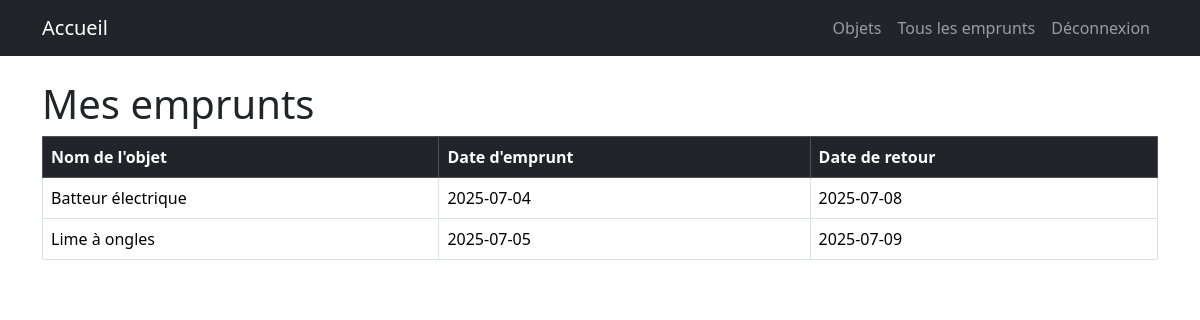
/page/mes_emprunts.php (signed in), run on the app's committed database.
### tables this page shows
CREATE TABLE emprunt (
    id_emprunt INT AUTO_INCREMENT PRIMARY KEY,
    id_objet INT,
    id_membre INT,
    date_emprunt DATE,
    date_retour DATE,
    FOREIGN KEY (id_objet) REFERENCES objet(id_objet),
    FOREIGN KEY (id_membre) REFERENCES membre(id_membre)
);

CREATE TABLE objet (
    id_objet INT AUTO_INCREMENT PRIMARY KEY,
    nom_objet VARCHAR(100),
    id_categorie INT,
    id_membre INT,
    FOREIGN KEY (id_categorie) REFERENCES categorie_objet(id_categorie),
    FOREIGN KEY (id_membre) REFERENCES membre(id_membre)
);

### inc/function.php (called while the page is built, shortened)
<?php
function dbconnect() {
    try {
        $pdo = new PDO('mysql:host=localhost;dbname=emprunt_objet', 'root', '');
        $pdo->setAttribute(PDO::ATTR_ERRMODE, PDO::ERRMODE_EXCEPTION);
        return $pdo;
    } catch (PDOException $e) {
        die("Erreur de connexion : " . $e->getMessage());
    }
}
function getEmpruntsByMembre($id_membre) {
    $pdo = dbconnect();
    $stmt = $pdo->prepare("SELECT e.*, o.nom_objet FROM emprunt e
                           JOIN objet o ON e.id_objet = o.id_objet
                           WHERE e.id_membre=?");
    $stmt->execute([$id_membre]);
    return $stmt->fetchAll(PDO::FETCH_ASSOC);
}
?>

### page/mes_emprunts.php (the view, shortened to what this page needs)
<?php
include('../inc/function.php');
$id_membre = $_SESSION['membre']['id_membre'];
$mes_emprunts = getEmpruntsByMembre($id_membre);
?>
<!DOCTYPE html>
<html lang="fr">
<head>
    <link href="../assets/css/bootstrap.min.css" rel="stylesheet">
</head>
<body>
<nav class="navbar navbar-expand-lg navbar-dark bg-dark">
    <div class="container">
        <a class="navbar-brand" href="accueil.php">Accueil</a>
        <div class="collapse navbar-collapse">
            <ul class="navbar-nav ms-auto">
                <li class="nav-item">
                    <a class="nav-link" href="liste_objets.php">Objets</a>
                </li>
                <li class="nav-item">
                    <a class="nav-link" href="emprunts.php">Tous les emprunts</a>
                </li>
                <li class="nav-item">
                    <a class="nav-link" href="logout.php">Déconnexion</a>
                </li>
            </ul>
        </div>
    </div>
</nav>
<div class="container mt-4">
    <h1>Mes emprunts</h1>
    <?php if (count($mes_emprunts) === 0): ?>
        <div class="alert alert-info">Vous n'avez aucun emprunt en cours.</div>
    <?php else: ?>
        <table class="table table-bordered">
            <thead class="table-dark">
                <tr>
                    <th>Nom de l'objet</th>
                    <th>Date d'emprunt</th>
                    <th>Date de retour</th>
                </tr>
            </thead>
            <tbody>
                <?php foreach ($mes_emprunts as $emprunt): ?>
                    <tr>
                        <td><?= htmlspecialchars($emprunt['nom_objet']) ?></td>
                        <td><?= htmlspecialchars($emprunt['date_emprunt']) ?></td>
                        <td><?= htmlspecialchars($emprunt['date_retour']) ?></td>
                    </tr>
                <?php endforeach; ?>
            </tbody>
        </table>
    <?php endif; ?>
</div>
</body>
</html>

### data on the page
emprunt: id_objet.nom_objet "Batteur électrique", date_emprunt "2025-07-04", date_retour "2025-07-08"
emprunt: id_objet.nom_objet "Lime à ongles", date_emprunt "2025-07-05", date_retour "2025-07-09"
